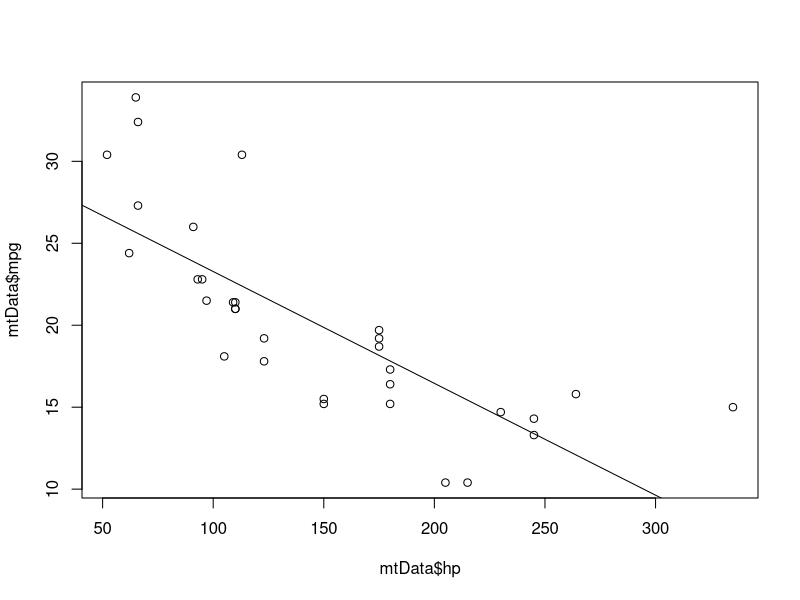
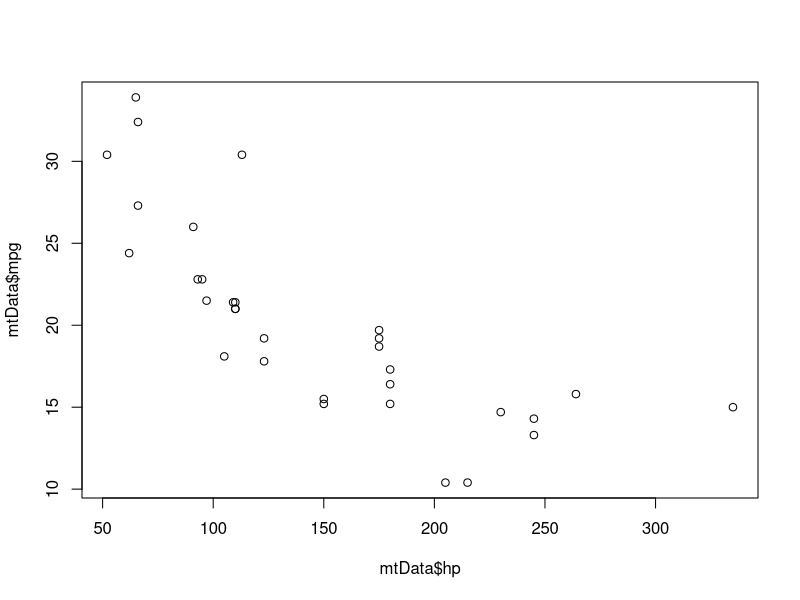
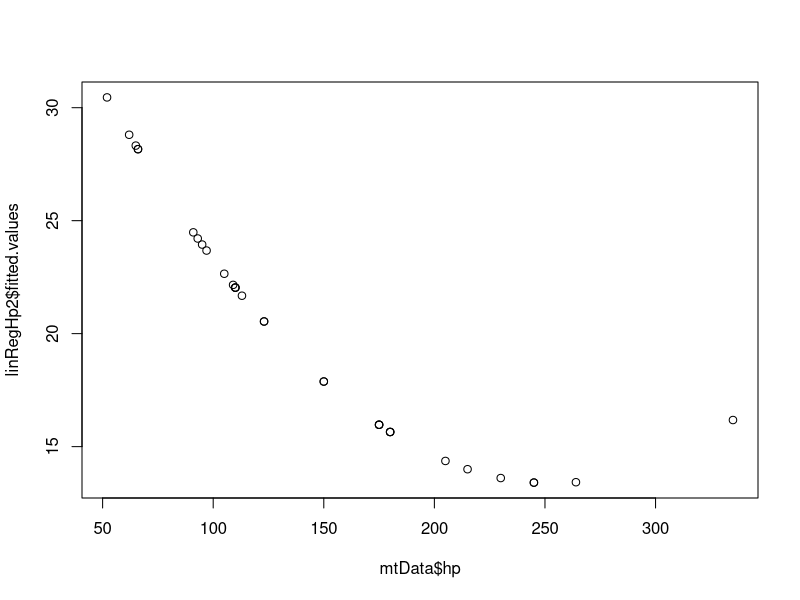
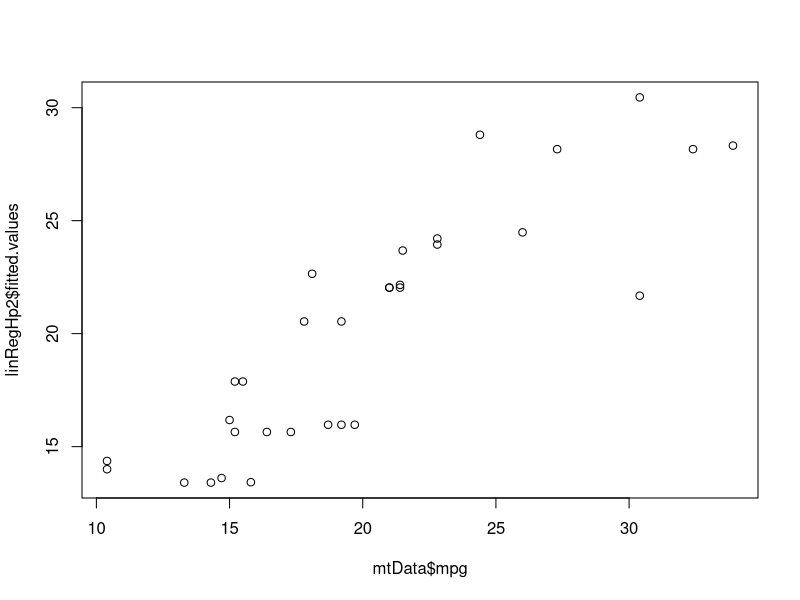
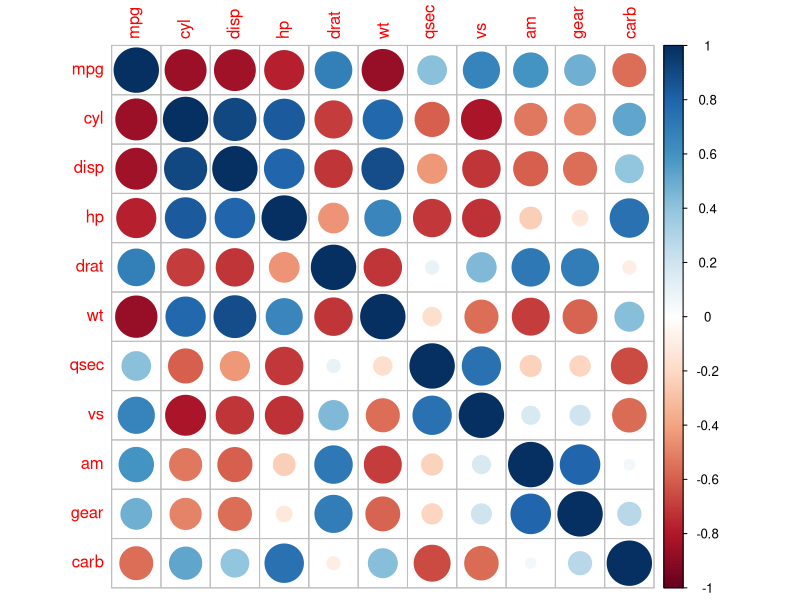
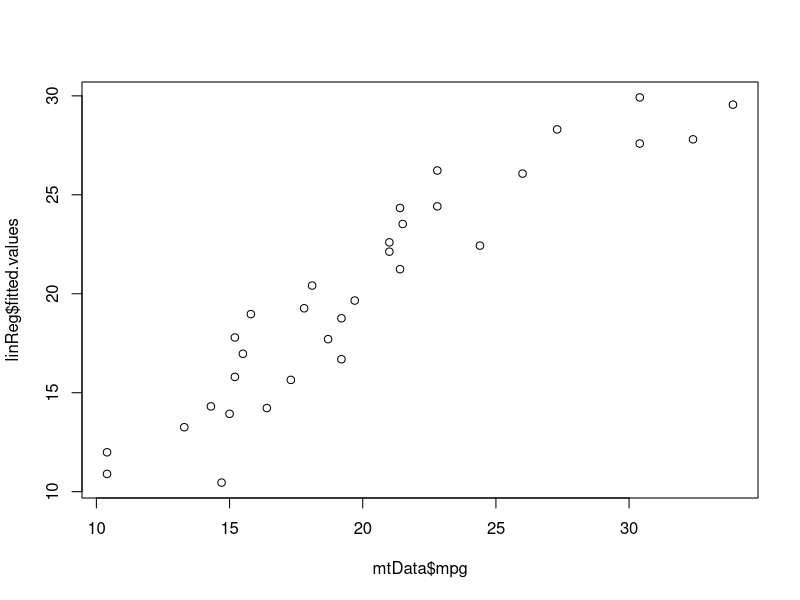
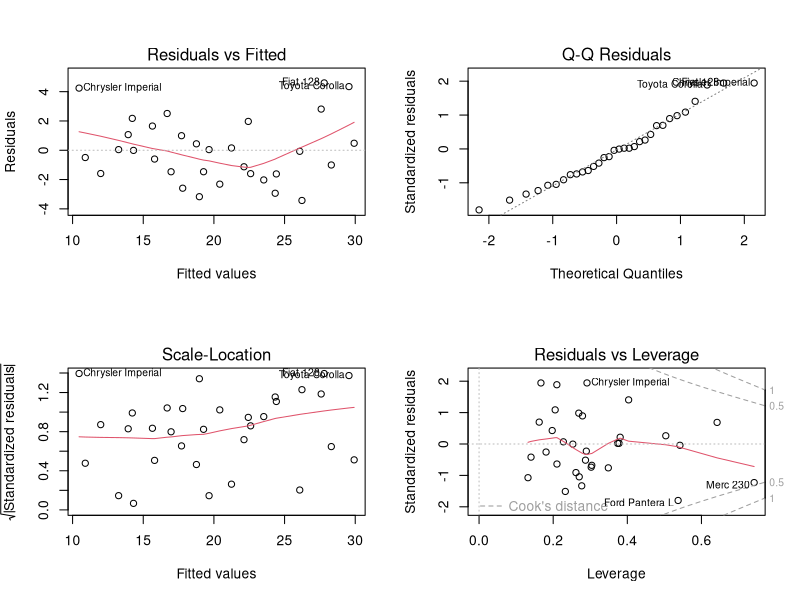

Generate these figures, in order, with R:
#####3. LINEAR REGRESSION#####

#Using R dataset - mtcars
mtData <- mtcars

####Exploring Dataset####

#Checking the strcuture
str(mtData)

#Checking the top 5 rows
head(mtData,5)

####Building Model####

#Run Linear regression predicting mpg, miles per gallon using only horsepower variable
linRegHp<- lm(mpg~hp, data=mtData)
plot(mtData$hp,mtData$mpg)
abline(linRegHp)

#Decoding linRegHp
summary(linRegHp)

#R-squared = Explained variation / Total variation
#R-squared is always between 0 and 100%:
#0% indicates that the model explains none of the variability of the response data around its mean.
#100% indicates that the model explains all the variability of the response data around its mean.

###Polynomial regression###

linRegHp2<- lm(mpg~poly(hp,2, raw = TRUE), data=mtData)
summary(linRegHp2)
plot(mtData$hp,mtData$mpg)
plot(x =mtData$hp, y = linRegHp2$fitted.values)
plot(x=mtData$mpg, y=linRegHp2$fitted.values)

#Run Linear regression predicting mpg, miles per gallon using all independent varaibles
linReg<- lm(mpg~., data=mtData)

#Decoding linReg
summary(linReg)

#Predicting mpg values on original dataset 
predictions<- predict(linReg,mtData)
predictions

#####Corelation####

#Compute corelation matrix
install.packages("corrplot")
library(corrplot)
corMat <- cor(mtData)
round(corMat,2)
corrplot(corMat, method="circle")

#Converting am to categorical variable
mtData$am <- as.factor(mtData$am)
str(mtData)

#Remove cyl as feature because highly corelated with disp, and has very large p-value 
linReg<- lm(mpg~disp+hp+drat+wt+qsec+vs+am+gear+carb, data=mtData)
linReg<- lm(mpg~.-cyl, data=mtData)

summary(linReg)
plot(mtData$mpg,linReg$fitted.values)

###Analyse resiudal plots, QQ plots etc of Linear Regression###

#Get all 4 plots in one screen
par(mfrow=c(2,2)) # Change the panel layout to 2 x 2
plot(linReg)
par(mfrow=c(1,1)) # Change back to 1 x 1

####Splitting Dataset####

#Splitting data 
# Load the package:
library(caTools)
# Set our seed so we all get the same split
set.seed(13)

# Randomly split the data: specify the dependent/target variable and the split ratio
spl = sample.split(mtData$mpg, SplitRatio = 0.65)
trainData = subset(mtData, spl == TRUE)
testData = subset(mtData, spl == FALSE)

#Build model on train data set
linReg<- lm(mpg~., data=trainData)
summary(linReg)

####Prediction and accuracy measurement####

#predicting on train
predictionsTrain<- predict(linReg,trainData)

#Error percentage on train
errorPTrain <- abs(trainData$mpg - predictionsTrain)*100/trainData$mpg
100-mean(errorPTrain)

#predicting on test
predictionsTest<- predict(linReg,testData)

#Error percentage on test
errorPTest <- abs(testData$mpg - predictionsTest)*100/testData$mpg
100-mean(errorPTest)
